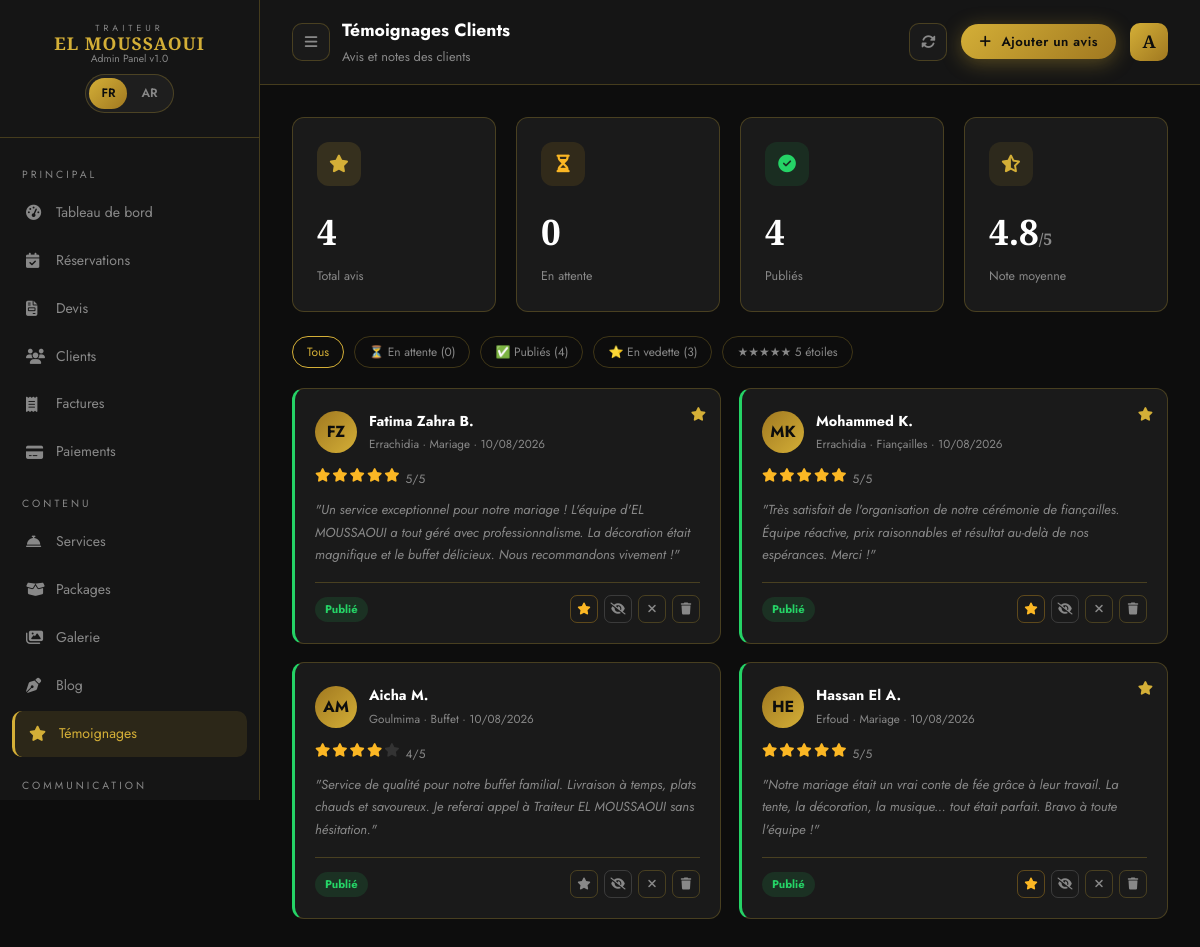
Page /admin/temoignages-admin.php (signed in) on the earlier database version.
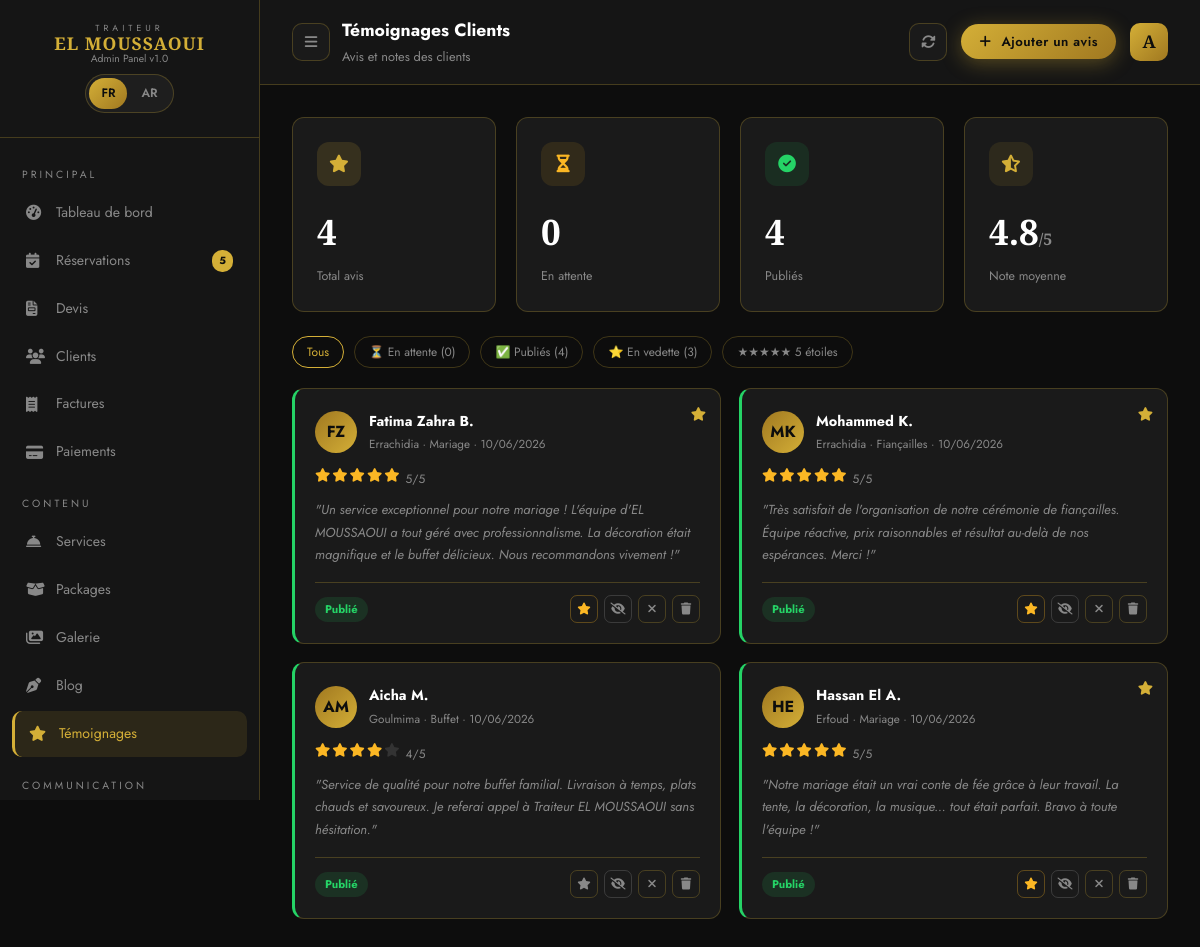
Same page on the later database version.
### tables this page shows
CREATE TABLE `temoignages` (
  `id` int(10) UNSIGNED NOT NULL,
  `client_id` int(10) UNSIGNED DEFAULT NULL,
  `reservation_id` int(10) UNSIGNED DEFAULT NULL,
  `nom_client` varchar(150) NOT NULL,
  `ville` varchar(100) DEFAULT NULL,
  `contenu` text NOT NULL,
  `note` tinyint(3) UNSIGNED NOT NULL DEFAULT 5 COMMENT 'Note /5',
  `type_evenement` varchar(100) DEFAULT NULL,
  `photo` varchar(255) DEFAULT NULL,
  `statut` enum('en_attente','publie','refuse') NOT NULL DEFAULT 'en_attente',
  `en_vedette` tinyint(1) NOT NULL DEFAULT 0,
  `ordre` int(10) UNSIGNED NOT NULL DEFAULT 0,
  `created_at` timestamp NOT NULL DEFAULT current_timestamp()
);

### admin/temoignages-admin.php (the view, shortened to what the changed rows need)
<?php
require_once __DIR__ . '/../includes/config.php';
$temoignages = $pdo->query("SELECT * FROM temoignages ORDER BY ordre ASC, created_at DESC")->fetchAll();
$statutConfig = [
    'en_attente' => ['label'=>'En attente', 'color'=>'#FBB724', 'bg'=>'rgba(251,183,36,.12)'],
    'publie'     => ['label'=>'Publié',     'color'=>'#25D366', 'bg'=>'rgba(37,211,102,.12)'],
    'refuse'     => ['label'=>'Refusé',     'color'=>'#EF5350', 'bg'=>'rgba(239,68,68,.12)'],
];
?>
<!DOCTYPE html>
<html lang="fr">
<head>
  <link rel="stylesheet" href="https://cdnjs.cloudflare.com/ajax/libs/font-awesome/6.5.0/css/all.min.css">
  <link rel="stylesheet" href="../css/style.css">
</head>
<body>
<div class="admin-layout">
  <?php $activePage = 'temoignages'; include_once __DIR__ . '/../includes/admin-sidebar.php'; ?>
  <main class="admin-main">
    <div class="admin-topbar">
      <div style="display:flex;align-items:center;gap:12px">
        <div class="topbar-title"><h2 data-fr="Témoignages Clients" data-ar="شهادات العملاء">Témoignages Clients</h2><p data-fr="Avis et notes des clients" data-ar="آراء وتقييمات العملاء">Avis et notes des clients</p></div>
      </div>
    </div>
    <div class="admin-content">
      <?php if (empty($temoignages)): ?>
      <div class="empty-state">
        <i class="fas fa-star"></i>
        <p><span data-fr="Aucun témoignage" data-ar="لا توجد شهادات">Aucun témoignage</span> pour l'instant.</p>
        <button class="btn-primary" style="margin-top:16px" onclick="openAdd()">
          <i class="fas fa-plus"></i> Ajouter le premier avis
        </button>
      </div>
      <?php else: ?>
      <div class="tem-grid" id="temGrid">
        <?php foreach ($temoignages as $t):
          $sc       = $statutConfig[$t['statut']] ?? $statutConfig['en_attente'];
          $initials = strtoupper(substr($t['nom_client'], 0, 1) . (strpos($t['nom_client'],' ') ? substr($t['nom_client'], strpos($t['nom_client'],' ')+1, 1) : ''));
          $date     = date('d/m/Y', strtotime($t['created_at']));
        ?>
        <div class="tem-card <?= $t['statut'] ?>"
             data-statut="<?= $t['statut'] ?>"
             data-note="<?= $t['note'] ?>"
             data-vedette="<?= $t['en_vedette'] ?>">
          <?php if ($t['en_vedette']): ?>
          <div class="tem-vedette" title="En vedette"><i class="fas fa-star"></i></div>
          <?php endif; ?>
          <div class="tem-header">
            <div class="tem-avatar"><?= htmlspecialchars($initials) ?></div>
            <div>
              <div class="tem-name"><?= htmlspecialchars($t['nom_client']) ?></div>
              <div class="tem-meta">
                <?= htmlspecialchars($t['ville'] ?? 'Errachidia') ?>
                <?php if ($t['type_evenement']): ?>
                 · <?= htmlspecialchars($t['type_evenement']) ?>
                <?php endif; ?>
                · <?= $date ?>
              </div>
            </div>
          </div>
          <div class="stars">
            <?php for ($i=1; $i<=5; $i++): ?>
            <i class="fas fa-star star <?= $i <= $t['note'] ? 'on' : '' ?>"></i>
            <?php endfor; ?>
            <span style="font-size:.75rem;color:var(--text-muted);margin-left:4px"><?= $t['note'] ?>/5</span>
          </div>
          <div class="tem-content">"<?= htmlspecialchars($t['contenu']) ?>"</div>
          <div class="tem-footer">
            <span class="statut-pill" style="background:<?= $sc['bg'] ?>;color:<?= $sc['color'] ?>">
              <?= $sc['label'] ?>
            </span>
            <div class="tem-actions">
              <form method="POST" style="display:inline">
                <button type="submit" class="act-btn <?= $t['en_vedette'] ? 'star-on' : '' ?>" title="<?= $t['en_vedette'] ? 'Retirer de la vedette' : 'Mettre en vedette' ?>">
                  <i class="fas fa-star"></i>
                </button>
              </form>
              <?php if ($t['statut'] !== 'publie'): ?>
              <form method="POST" style="display:inline">
                <input type="hidden" name="action" value="update_statut">
                <input type="hidden" name="id" value="<?= $t['id'] ?>">
                <input type="hidden" name="statut" value="publie">
                <button type="submit" class="act-btn" style="color:#25D366;border-color:rgba(37,211,102,.3)" title="Publier">
                  <i class="fas fa-check"></i>
                </button>
              </form>
              <?php else: ?>
              <form method="POST" style="display:inline">
                <button type="submit" class="act-btn" style="color:#888;border-color:rgba(136,136,136,.3)" title="Dépublier">
                  <i class="fas fa-eye-slash"></i>
                </button>
              </form>
              <?php endif; ?>
              <?php if ($t['statut'] !== 'refuse'): ?>
              <form method="POST" style="display:inline">
                <button type="submit" class="act-btn danger" title="Refuser">
                  <i class="fas fa-times"></i>
                </button>
              </form>
              <?php endif; ?>
              <form method="POST" style="display:inline" onsubmit="return confirm('Supprimer ce témoignage ?')">
                <button type="submit" class="act-btn danger" title="Supprimer">
                  <i class="fas fa-trash"></i>
                </button>
              </form>
            </div>
          </div>
        </div>
        <?php endforeach; ?>
      </div>
      <?php endif; ?>
    </div>
  </main>
</div>
</body>
</html>

### includes/admin-sidebar.php (shortened to what the changed rows need)
<?php
$activePage = $activePage ?? '';
$badgeMessages = $badgeNotifs = $badgeDevis = 0;
try {
    $badgeDevis    = $pdo->query("SELECT COUNT(*) FROM reservations WHERE statut='en_attente'")->fetchColumn();
} catch(Exception $e) {}
?>
<aside class="sidebar" id="sidebar">
  <nav class="sidebar-nav">
    <a href="reservations.php" class="sidebar-link <?= $activePage==='reservations'?'active':'' ?>">
      <i class="fas fa-calendar-check"></i>
      <span data-fr="Réservations" data-ar="الحجوزات">Réservations</span>
      <?php if ($badgeDevis > 0): ?><span class="sidebar-badge"><?= $badgeDevis ?></span><?php endif; ?>
    </a>
  </nav>
</aside>

Differences in the rows shown:
changed temoignages "FZ": created_at "10/08/2026" → "10/06/2026"
changed temoignages "MK": created_at "10/08/2026" → "10/06/2026"
changed temoignages "AM": created_at "10/08/2026" → "10/06/2026"
changed temoignages "HE": created_at "10/08/2026" → "10/06/2026"
Other differences:
$badgeDevis: (not shown) → "5"
